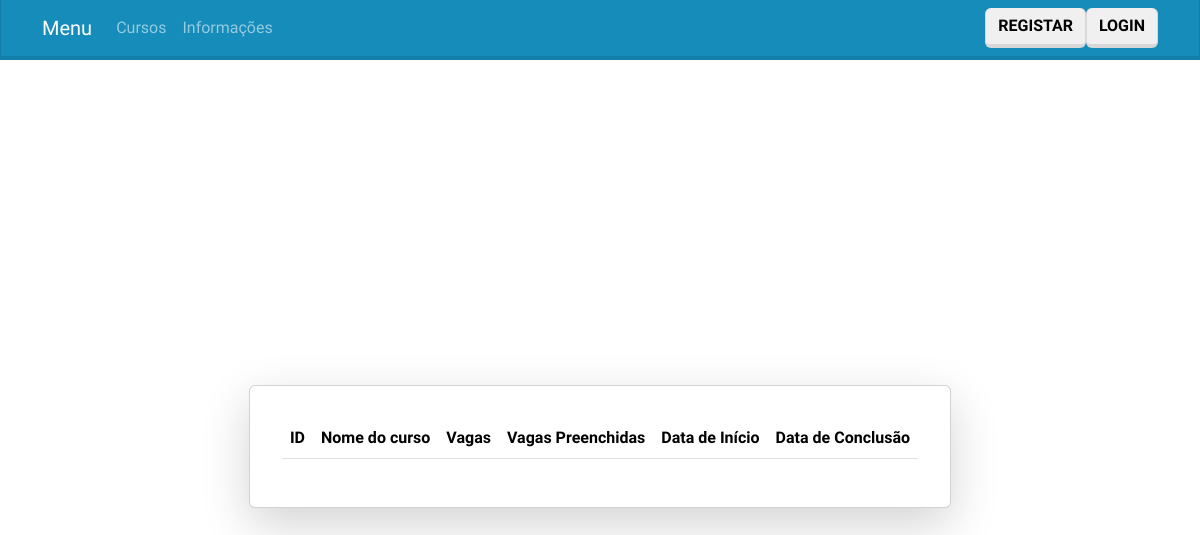
/paginas/cursos.php, run on an earlier commit of the app's database.
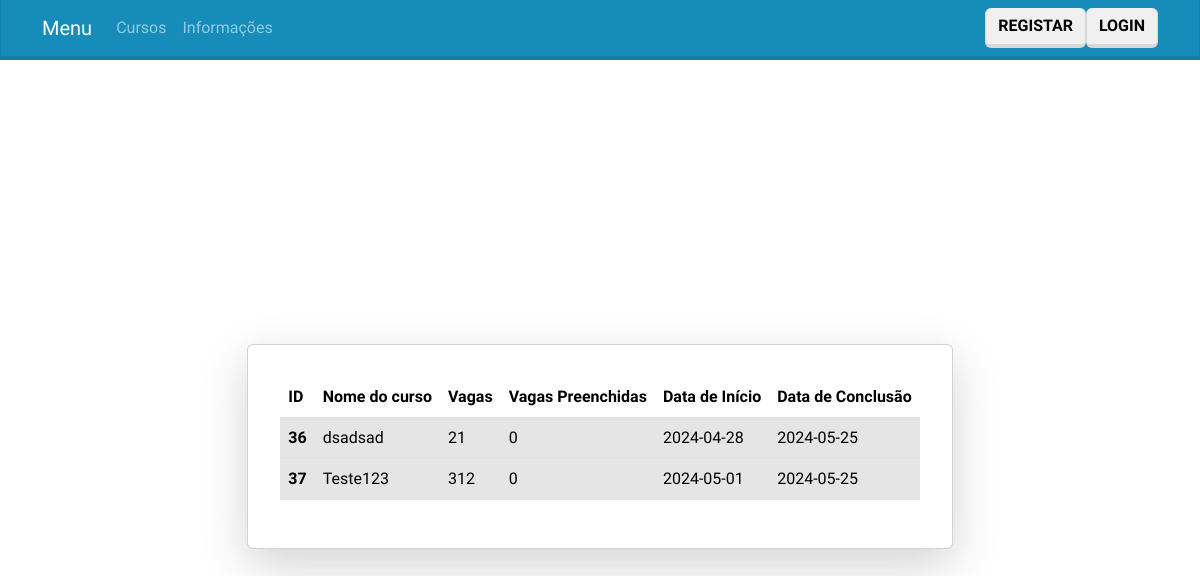
And on a later commit of the database.
### tables this page shows
CREATE TABLE `curso` (
  `id_curso` int(40) NOT NULL,
  `nome` varchar(100) NOT NULL,
  `descricao` varchar(100) NOT NULL,
  `vagas` int(40) NOT NULL,
  `vagas_preenchidas` int(40) NOT NULL,
  `data_inicio` date NOT NULL,
  `data_fim` date NOT NULL,
  `metodo_selecao` varchar(100) NOT NULL
);

### paginas/cursos.php (the view, shortened to what this page needs)
<!DOCTYPE html>
<?php
    include 'cabecalho.php';
?>
<html lang="pt">
<head>
    <link rel="stylesheet" href="bootstrap.css">
</head>
<?php if (isset($_SESSION['tipo_utilizador']) && ($_SESSION['tipo_utilizador'] >= 1)) : ?>
<body>
    <div class="container d-flex justify-content-center align-items-center" style="height: 100vh;">
        <div class="card shadow-lg p-3 mb-5 bg-white rounded " style="margin-top: 20px;">
            <div class="card-body">
            <form method="GET" action="">
                    <div class="input-group mb-3">
                        <input type="text" class="form-control" name="search" placeholder="Pesquisar Cursos" value="<?php echo isset($_GET['search']) ? $_GET['search'] : ''; ?>">
                        <div class="input-group-append">
                            <button class="btn btn-outline-secondary" type="submit">Pesquisar</button>
                        </div>
                    </div>
                </form>
                <table class="table table-hover">
                    <thead>
                        <tr>
                            <th scope="col">ID</th>
                            <th scope="col">Nome do curso</th>
                            <th scope="col">Vagas</th>
                            <th scope="col">Vagas Preenchidas</th>
                            <th scope="col">Data de Início</th>
                            <th scope="col">Data de Conclusão</th>
                            <?php
                            if($_SESSION['tipo_utilizador'] == 3){
                                ?>
                                <th scope="col">Editar</th>
                                <th scope="col">Eliminar</th>
                                <th scope="col">Inscrições</th>
                                <?php
                            } else {
                                ?>
                                <th scope="col">Inscrição</th>
                                <?php
                            }
                            ?>
                        </tr>
                    </thead>
                    <tbody>
                        <?php
                        if($_SESSION['tipo_utilizador'] == 3){
                            $search = isset($_GET['search']) ? $_GET['search'] : '';
                            $searchQuery = $search ? "WHERE nome LIKE '%$search%'" : '';
                            $sql = "SELECT * FROM curso $searchQuery";
                            $result = mysqli_query($conn, $sql);
                            while ($row = mysqli_fetch_assoc($result)) {
                                ?>
                                <tr class="table-active">
                                    <th scope="row"><?php echo $row['id_curso']; ?></th>
                                    <td><?php echo $row['nome']; ?></td>
                                    <td><?php echo $row['vagas']; ?></td>
                                    <td><?php echo $row['vagas_preenchidas']; ?></td>
                                    <td><?php echo $row['data_inicio']; ?></td>
                                    <td><?php echo $row['data_fim']; ?></td>
                                    <td><a href="editarCursoformulario.php?id=<?php echo $row['id_curso']; ?>">Editar</a></td>
                                    <td><a href="eliminarCurso.php?id=<?php echo $row['id_curso']; ?>">Eliminar</a></td>
                                    <td><a href="gerirInscricoes.php?id=<?php echo $row['id_curso']; ?>">Inscrições</a></td>
                                </tr>
                                <?php
                            }
                        } else if($_SESSION['tipo_utilizador'] == 1){
                            $search = isset($_GET['search']) ? $_GET['search'] : '';
                            $searchQuery = $search ? "AND nome LIKE '%$search%'" : '';
                            $sql = "SELECT c.*
                            FROM curso c
                            WHERE NOT EXISTS (
                                SELECT 1
                                FROM inscricao i
                                WHERE i.id_curso = c.id_curso
                                AND i.id_utilizador = '{$_SESSION['id_utilizador']}')
                                AND c.vagas_preenchidas < c.vagas
                                $searchQuery";
                            $result = mysqli_query($conn, $sql);
                            while ($row = mysqli_fetch_assoc($result)){
                                ?>
                                <tr class="table-active">
                                    <th scope="row"><?php echo $row['id_curso']; ?></th>
                                    <td><?php echo $row['nome']; ?></td>
                                    <td><?php echo $row['vagas']; ?></td>
                                    <td><?php echo $row['vagas_preenchidas']; ?></td>
                                    <td><?php echo $row['data_inicio']; ?></td>
                                    <td><?php echo $row['data_fim']; ?></td>
                                    <td><a href="inscricaoformulario.php?id=<?php echo $row['id_curso']; ?>">Inscrever-se</a></td>
                                </tr>
                                <?php
                            }
                        }else if($_SESSION['tipo_utilizador'] == 2){
                            $search = isset($_GET['search']) ? $_GET['search'] : '';
                            $searchQuery = $search ? "AND nome LIKE '%$search%'" : '';
                            $sql = "SELECT c.*
                            FROM curso c
                            INNER JOIN leciona l ON c.id_curso = l.id_curso
                            WHERE l.id_utilizador = '{$_SESSION['id_utilizador']}'
                                $searchQuery";
                            $result = mysqli_query($conn, $sql);
                            while ($row = mysqli_fetch_assoc($result)){
                                ?>
                                <tr class="table-active">
                                    <th scope="row"><?php echo $row['id_curso']; ?></th>
                                    <td><?php echo $row['nome']; ?></td>
                                    <td><?php echo $row['vagas']; ?></td>
                                    <td><?php echo $row['vagas_preenchidas']; ?></td>
                                    <td><?php echo $row['data_inicio']; ?></td>
                                    <td><?php echo $row['data_fim']; ?></td>
                                    <td><a href="gerirInscricoes.php?id=<?php echo $row['id_curso']; ?>">Inscrições</a></td>
                                </tr>
                                <?php
                            }
                        }
                        ?>
                    </tbody>
                </table>
                <?php
                if($_SESSION['tipo_utilizador'] == 3){
                    ?>
                    <a type="button" class="btn btn-primary" href="adicionarCursoformulario.php">Adicionar</a>
                    <?php
                }?>
            </div>
        </div>
    </div>
</body>
<?php else: ?>
    <body>
    <div class="container d-flex justify-content-center align-items-center" style="height: 100vh;">
        <div class="card shadow-lg p-3 mb-5 bg-white rounded " style="margin-top: 20px;">
            <div class="card-body">
                <table class="table table-hover">
                    <thead>
                        <tr>
                            <th scope="col">ID</th>
                            <th scope="col">Nome do curso</th>
                            <th scope="col">Vagas</th>
                            <th scope="col">Vagas Preenchidas</th>
                            <th scope="col">Data de Início</th>
                            <th scope="col">Data de Conclusão</th>
                        </tr>
                    </thead>
                    <tbody>
                            <?php
                            $sql = "SELECT *
                                FROM curso ";
                            $result = mysqli_query($conn, $sql);
                            while ($row = mysqli_fetch_assoc($result)){
                                ?>
                                <tr class="table-active">
                                    <th scope="row"><?php echo $row['id_curso']; ?></th>
                                    <td><?php echo $row['nome']; ?></td>
                                    <td><?php echo $row['vagas']; ?></td>
                                    <td><?php echo $row['vagas_preenchidas']; ?></td>
                                    <td><?php echo $row['data_inicio']; ?></td>
                                    <td><?php echo $row['data_fim']; ?></td>
                                </tr>
                                <?php
                            }
                        ?>
                    </tbody>
                </table>
            </div>
        </div>
    </div>
</body>
<?php endif ?>
</html>

### paginas/cabecalho.php (shortened to what this page needs)
<!DOCTYPE html>
<html>
<head>
    <link rel="stylesheet" href="bootstrap.css">
</head>
<body>
    <nav class="navbar navbar-expand-lg bg-primary" data-bs-theme="dark">
        <div class="container">
            <a class="navbar-brand" href="index.php">Menu</a>
            <div class="collapse navbar-collapse justify-content-between" id="navbarNav">
                <ul class="navbar-nav  nav nav-pills" >
                    <?php
                    if (isset($_SESSION['tipo_utilizador']) && $_SESSION['tipo_utilizador'] > 0){
                        switch ($_SESSION['tipo_utilizador']){
                            case '1':
                                ?>
                                <li class="nav-item">
                                    <a class="nav-link" href="perfil.php">Perfil</a>
                                </li>
                                <li class="nav-item">
                                    <a class="nav-link" href="cursos.php">Cursos</a>
                                </li>
                                <li class="nav-item">
                                    <a class="nav-link" href="inscricoes.php">Inscrições</a>
                                </li>
                                <li class="nav-item">
                                    <a class="nav-link" href="informacoes.php">Informações</a>
                                </li>
                                <?php
                                break;
                            case '2':
                                ?>
                                <li class="nav-item">
                                    <a class="nav-link" href="cursos.php">Cursos</a>
                                </li>
                                <li class="nav-item">
                                    <a class="nav-link" href="perfil.php">Perfil</a>
                                </li>
                                <li class="nav-item">
                                    <a class="nav-link" href="informacoes.php">Informações</a>
                                </li>
                                <?php
                                break;
                            case '3':
                                ?>
                                <li class="nav-item">
                                    <a class="nav-link" href="perfil.php">Perfil</a>
                                </li>
                                  <li class="nav-item dropdown">
                                    <a class="nav-link dropdown-toggle" data-bs-toggle="dropdown" role="button"
                                    aria-haspopup="true" aria-expanded="false">Gerir</a>
                                      <div class="dropdown-menu">
                                          <a class="dropdown-item" href="cursos.php">Cursos</a>
                                          <a class="dropdown-item" href="utilizadores.php">Utilizadores</a>
                                          <a class="dropdown-item" href="geririnscricoes.php">inscricoes</a>
                                      </div>
                                </li>
                                <li class="nav-item">
                                    <a class="nav-link" href="informacoes.php">Informações</a>
                                </li>
                                <?php
                                break;
                        }
                    }
                    else{
                        ?>
                        <li class="nav-item">
                            <a class="nav-link" href="cursos.php">Cursos</a>
                        </li>
                        <li class="nav-item">
                            <a class="nav-link" href="informacoes.php">Informações</a>
                        </li>
                        <?php
                    }
                    ?>
                </ul>
                <ul class="navbar-nav">
                    <?php
                    if (!isset($_SESSION['tipo_utilizador'])):
                    ?>
                        <li class="nav-item">
                            <a class="btn btn-secondary my-0 my-sm-0" href="registarformulario.php">Registar</a>
                        </li>
                        <li class="nav-item">
                            <a class="btn btn-secondary my-0 my-sm-0" href="loginformulario.php">Login</a>
                        </li>
                    <?php else: ?>
                        <li class="nav-item">
                            <a class="btn btn-secondary my-0 my-sm-0" href="sair.php">Sair</a>
                        </li>
                    <?php endif; ?>
                </ul>
            </div>
        </div>
    </nav>
</body>
</html>

What changed in the data, as far as the page shows it:
added curso: id_curso "36", nome "dsadsad", vagas "21", vagas_preenchidas "0", data_inicio "2024-04-28", data_fim "2024-05-25"
added curso: id_curso "37", nome "Teste123", vagas "312", vagas_preenchidas "0", data_inicio "2024-05-01", data_fim "2024-05-25"
